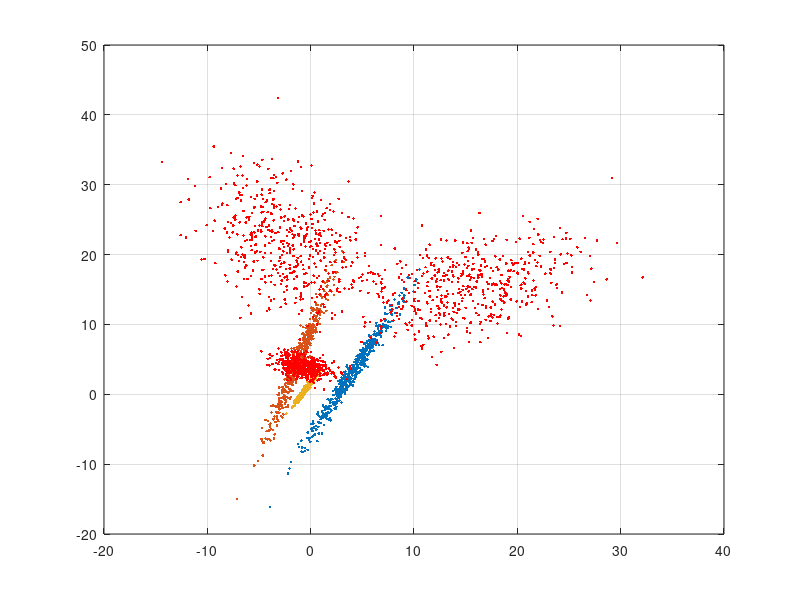
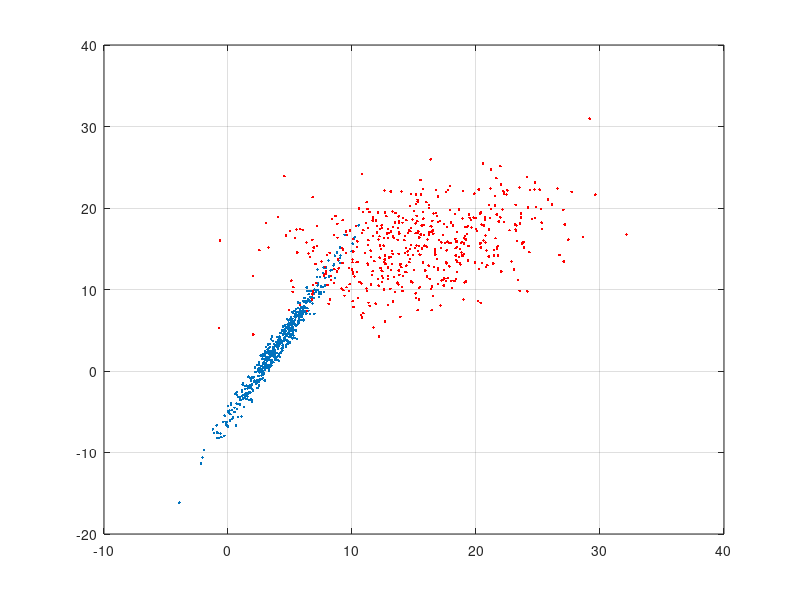

The MATLAB source for these figures, in order: (Note: this script raises an error after producing the figures.)
clc;clear;close all
m1=[2 1];m=[0 0];m2=[10 10];
p1=mvnrnd(m1,[5 11;11 25],500)+2;
p2=mvnrnd(m2,[25.01 7;7 16.04],500)+5;
plot(p1(:,1),p1(:,2),'.')
hold on;grid
plot(p2(:,1),p2(:,2),'.r')

P1=cov(p1);
P2=cov(p2);
[a b]=eig((P1+P2)/2);
%eigshow(P2+P1)
y=(a*p1')';
plot(y(:,1),y(:,2),'.')

y1=(sqrt(inv(b))*y')';
plot(y1(:,1),y1(:,2),'.')

[a b]=eig((P1+P2)/2);
y=(a*p2')';
plot(y(:,1),y(:,2),'.r')
y1=(sqrt(inv(b))*y')';
plot(y1(:,1),y1(:,2),'.r')

figure;plot(p1(:,1),p1(:,2),'.');hold on;grid;plot(p2(:,1),p2(:,2),'.r')
[vec val]=eig(P1+P2);
[val,ind] = sort(diag(val),'descend');
vec = vec(:,ind);val=diag(val);
p=pinv(sqrt(val))*vec';
% plotit(p,p1,'.');hold on;grid on;plotit(p,p2,'.r')
SCf=p*P1*p';
plotit(SCf,p1,'.');hold on;grid on;
plotit(SCf,p2,'.r')
SCh=p*P2*p';
plotit(SCh,p1,'.');hold on;grid on;
plotit(SCh,p2,'.r')
% y=(SCf*p1')';
% plot(y(:,1),y(:,2),'.g')
% y=(SCh*p2')';
% plot(y(:,1),y(:,2),'.k')
%eigshow(p)


[U1 sigmaF]=eig(SCf);
[sigmaF,ind] = sort(diag(sigmaF),'descend');
U1 = U1(:,ind);sigmaF=diag(sigmaF);

[U2 sigmaH]=eig(SCh,SCf+SCh);
[sigmaH,ind] = sort(diag(sigmaH),'ascend');
U2 = U2(:,ind);sigmaH=diag(sigmaH);
U=U2;
W=(U'*p)';imagesc(inv(W))
y=(W*p1')';
plot(y(:,1),y(:,2),'.m')
y=(W*p2')';
plot(y(:,1),y(:,2),'.k')

i=1;
Uf=U(:,1:i);
Uh=U(:,end-i+1:end);
Ur=U(:,2+i:end-1-i);
SFf=Uf'*p;
SFh=Uh'*p;
% SFr=Ur'*P;
figure;grid
y=(SFf*p1')';var(y)
plot(y,'.m');hold
y=(SFh*p1')';var(y)
plot(y,'.')

y=(SFf*p2')';var(y)
plot(y,'.g')
y=(SFh*p2')';var(y)
plot(y,'.k')


% [U1 sigmaF]=eig(SCf);
% [U2 sigmaH]=eig(SCh+SCf);
% U=U2;
% W=p'*U;
% y=(W*p1')';
% plot(y(:,1),y(:,2),'.m')
% y=(W*p2')';
% plot(y(:,1),y(:,2),'.y')
% 
% i=1;
% Uf=U(:,1:i);
% Uh=U(:,end-i+1:end);
% Ur=U(:,2+i:end-1-i);
% SFf=Uf'*p;
% SFh=Uh'*p;
% % SFr=Ur'*P;
% figure;grid
% y=(SFf*p1')';var(y)
% 
% y=(SFh*p1')';var(y)
% 
% 
% y=(SFf*p2')';var(y)
% 
% y=(SFh*p2')';var(y)
% 
% 
% [U1 sigmaF]=eig(SCf);
% [U2 sigmaH]=eig(SCh,SCh+SCf);
% U=U2;
% W=p'*U;
% y=(W*p1')';
% plot(y(:,1),y(:,2),'.m')
% y=(W*p2')';
% plot(y(:,1),y(:,2),'.y')
% 
% i=1;
% Uf=U(:,1:i);
% Uh=U(:,end-i+1:end);
% Ur=U(:,2+i:end-1-i);
% SFf=Uf'*p;
% SFh=Uh'*p;
% % SFr=Ur'*P;
% figure;grid
% y=(SFf*p1')';var(y)
% 
% y=(SFh*p1')';var(y)
% 
% 
% y=(SFf*p2')';var(y)
% 
% y=(SFh*p2')';var(y)
